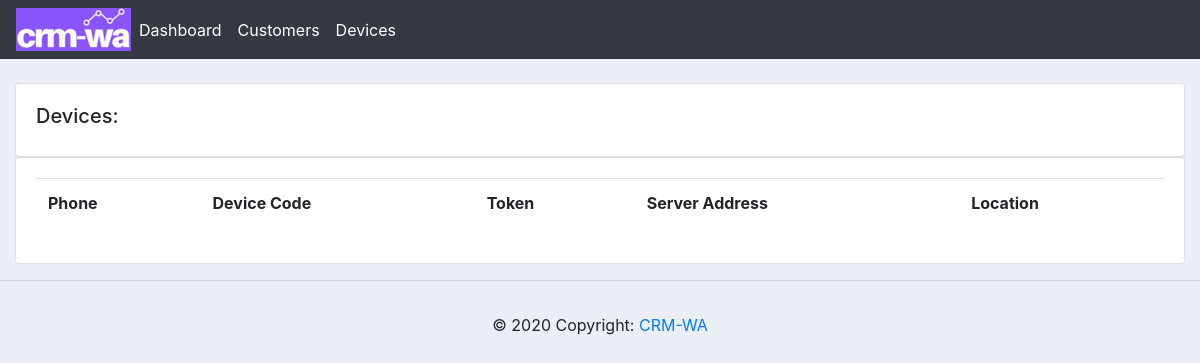
The app's page /devices/, older data.
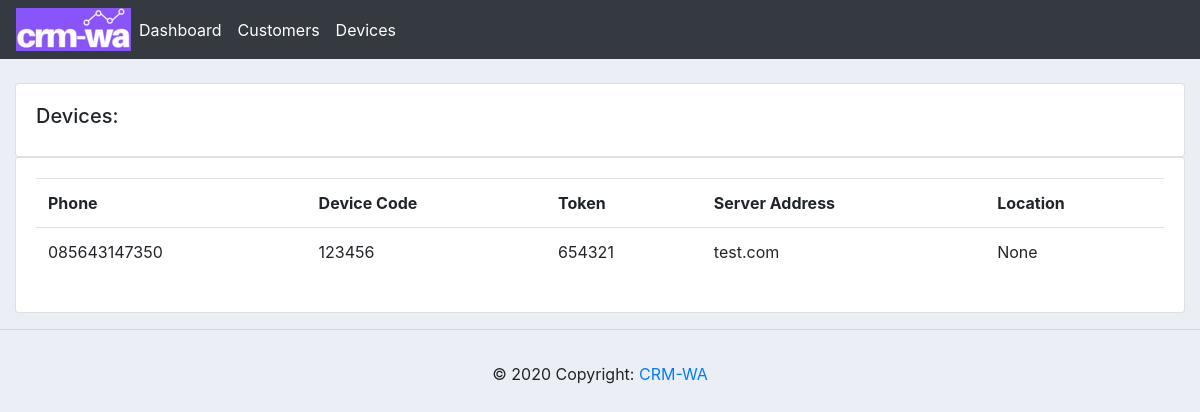
The same page, newer data.
### crm/models.py (models this page shows, shortened)
class Device(models.Model):
    phone = models.CharField(max_length=200, null=True, blank=False)
    device_code = models.CharField(max_length=200, null=True, blank=False)
    token_api = models.CharField(max_length=300, null=True, blank=False)
    server_address = models.CharField(max_length=200, null=True, blank=False, help_text="Only main name server address. Example: wa.test.com")
    location = models.CharField(max_length=200, null=True, blank=True)

### crm/views.py (the view)
# urls.py: path('devices/', views.devices, name='devices'),
def devices(request):
	devices = Device.objects.all()
	context= {'devices':devices}
	return render(request, 'accounts/devices.html', context)

### crm/templates/accounts/devices.html
{%  extends 'accounts/main.html' %}
{% block content %}
		<br>
		<div class="row">
			<div class="col-md">
				<div class="card card-body">
					<h5>Devices:</h5>
				</div>
				<div class="card card-body">
					<table class="table">
						<tr>
							<th>Phone</th>
							<th>Device Code</th>
							<th>Token</th>
							<th>Server Address</th>
							<th>Location</th>
						</tr>
						{% for i in devices %}
							<tr>
								<td>{{i.phone}}</td>
								<td>{{i.device_code}}</td>
								<td>{{i.token_api}}</td>
								<td>{{i.server_address}}</td>
								<td>{{i.location}}</td>
							</tr>
						{% endfor %}
					</table>
				</div>
			</div>
		</div>
{% endblock content %}

Row changes from the older to the newer data that the page shows:
added Device: phone "085643147350", device_code "123456", token_api "654321", server_address "test.com", location "None"
